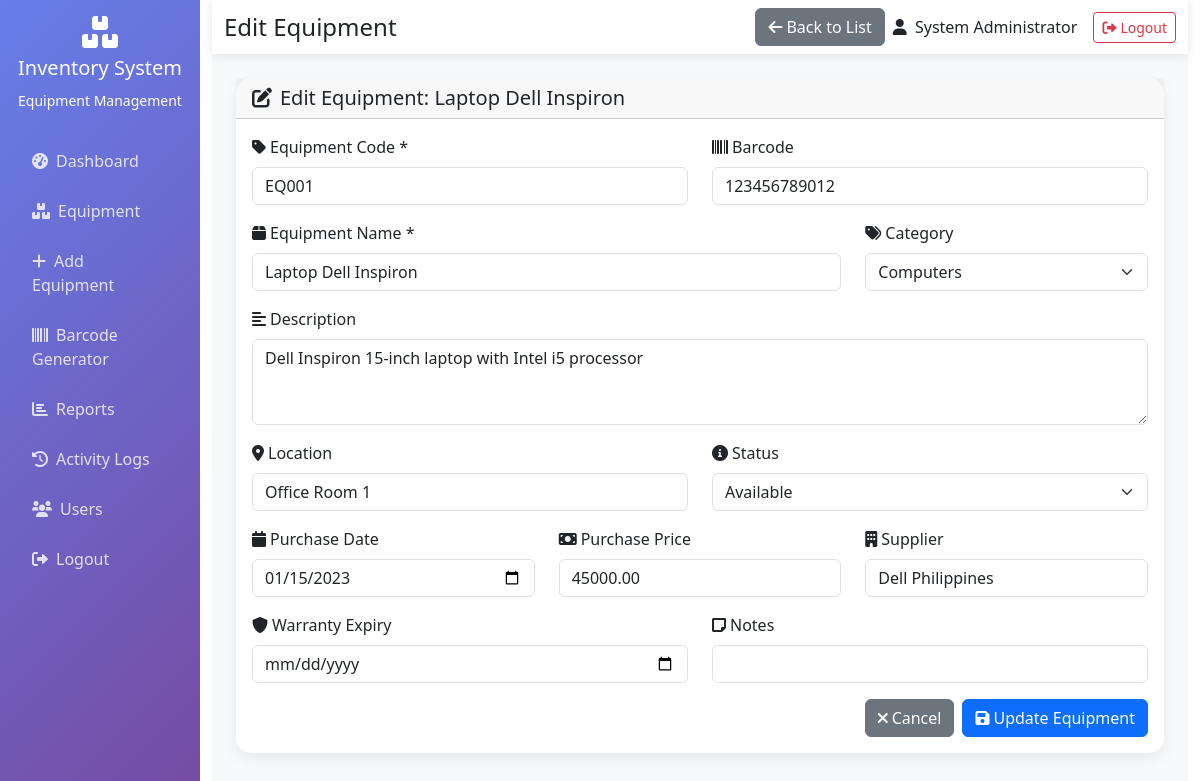
Screenshot of /edit_equipment.php?id=1 (signed in) with the database file from the repository.
### tables this page shows
CREATE TABLE equipment (
    id INT AUTO_INCREMENT PRIMARY KEY,
    equipment_code VARCHAR(50) NOT NULL UNIQUE,
    barcode VARCHAR(100) NOT NULL UNIQUE,
    name VARCHAR(200) NOT NULL,
    description TEXT,
    category VARCHAR(100),
    location VARCHAR(200),
    status ENUM('available', 'in_use', 'maintenance', 'damaged', 'lost') DEFAULT 'available',
    purchase_date DATE,
    purchase_price DECIMAL(10,2),
    supplier VARCHAR(200),
    warranty_expiry DATE,
    notes TEXT,
    created_at TIMESTAMP DEFAULT CURRENT_TIMESTAMP,
    updated_at TIMESTAMP DEFAULT CURRENT_TIMESTAMP ON UPDATE CURRENT_TIMESTAMP
);

### edit_equipment.php (the view, shortened to what this page needs)
<?php
$pdo = getDBConnection();
$equipment_id = $_GET['id'] ?? 0;
$stmt = $pdo->prepare("SELECT * FROM equipment WHERE id = ?");
$stmt->execute([$equipment_id]);
$equipment = $stmt->fetch();
?>
<!DOCTYPE html>
<html lang="en">
<head>
    <link href="https://cdn.jsdelivr.net/npm/bootstrap@5.3.0/dist/css/bootstrap.min.css" rel="stylesheet">
    <link href="https://cdnjs.cloudflare.com/ajax/libs/font-awesome/6.0.0/css/all.min.css" rel="stylesheet">
</head>
<body>
    <div class="container-fluid">
        <div class="row">
            <div class="col-md-3 col-lg-2 px-0">
                <div class="sidebar p-3">
                    <div class="text-center mb-4">
                        <i class="fas fa-boxes fa-2x mb-2"></i>
                        <h5>Inventory System</h5>
                        <small>Equipment Management</small>
                    </div>
                    <nav class="nav flex-column">
                        <a class="nav-link" href="dashboard.php">
                            <i class="fas fa-tachometer-alt me-2"></i>Dashboard
                        </a>
                        <a class="nav-link" href="equipment.php">
                            <i class="fas fa-boxes me-2"></i>Equipment
                        </a>
                        <a class="nav-link" href="add_equipment.php">
                            <i class="fas fa-plus me-2"></i>Add Equipment
                        </a>
                        <a class="nav-link" href="barcode_generator.php">
                            <i class="fas fa-barcode me-2"></i>Barcode Generator
                        </a>
                        <a class="nav-link" href="reports.php">
                            <i class="fas fa-chart-bar me-2"></i>Reports
                        </a>
                        <a class="nav-link" href="activity_logs.php">
                            <i class="fas fa-history me-2"></i>Activity Logs
                        </a>
                        <a class="nav-link" href="users.php">
                            <i class="fas fa-users me-2"></i>Users
                        </a>
                        <a class="nav-link" href="logout.php">
                            <i class="fas fa-sign-out-alt me-2"></i>Logout
                        </a>
                    </nav>
                </div>
            </div>
            <div class="col-md-9 col-lg-10">
                <div class="main-content">
                    <nav class="navbar navbar-expand-lg">
                        <div class="container-fluid">
                            <h4 class="mb-0">Edit Equipment</h4>
                            <div class="d-flex align-items-center">
                                <a href="equipment.php" class="btn btn-secondary me-2">
                                    <i class="fas fa-arrow-left me-1"></i>Back to List
                                </a>
                                <span class="me-3">
                                    <i class="fas fa-user me-1"></i>
                                    <?php echo htmlspecialchars($_SESSION['full_name']); ?>
                                </span>
                                <a href="logout.php" class="btn btn-outline-danger btn-sm">
                                    <i class="fas fa-sign-out-alt me-1"></i>Logout
                                </a>
                            </div>
                        </div>
                    </nav>
                    <div class="p-4">
                        <div class="card">
                            <div class="card-header">
                                <h5 class="mb-0">
                                    <i class="fas fa-edit me-2"></i>Edit Equipment: <?php echo htmlspecialchars($equipment['name']); ?>
                                </h5>
                            </div>
                            <div class="card-body">
                                <form method="POST" action="">
                                    <div class="row">
                                        <div class="col-md-6">
                                            <div class="mb-3">
                                                <label for="equipment_code" class="form-label">
                                                    <i class="fas fa-tag me-1"></i>Equipment Code *
                                                </label>
                                                <input type="text" class="form-control" id="equipment_code" name="equipment_code"
                                                       value="<?php echo htmlspecialchars($equipment['equipment_code']); ?>" required>
                                            </div>
                                        </div>
                                        <div class="col-md-6">
                                            <div class="mb-3">
                                                <label for="barcode" class="form-label">
                                                    <i class="fas fa-barcode me-1"></i>Barcode
                                                </label>
                                                <input type="text" class="form-control" id="barcode" name="barcode"
                                                       value="<?php echo htmlspecialchars($equipment['barcode']); ?>">
                                            </div>
                                        </div>
                                    </div>
                                    <div class="row">
                                        <div class="col-md-8">
                                            <div class="mb-3">
                                                <label for="name" class="form-label">
                                                    <i class="fas fa-box me-1"></i>Equipment Name *
                                                </label>
                                                <input type="text" class="form-control" id="name" name="name"
                                                       value="<?php echo htmlspecialchars($equipment['name']); ?>" required>
                                            </div>
                                        </div>
                                        <div class="col-md-4">
                                            <div class="mb-3">
                                                <label for="category" class="form-label">
                                                    <i class="fas fa-tags me-1"></i>Category
                                                </label>
                                                <select class="form-select" id="category" name="category">
                                                    <option value="Computers" <?php echo $equipment['category'] === 'Computers' ? 'selected' : ''; ?>>Computers</option>
                                                </select>
                                            </div>
                                        </div>
                                    </div>
                                    <div class="mb-3">
                                        <label for="description" class="form-label">
                                            <i class="fas fa-align-left me-1"></i>Description
                                        </label>
                                        <textarea class="form-control" id="description" name="description" rows="3"><?php echo htmlspecialchars($equipment['description']); ?></textarea>
                                    </div>
                                    <div class="row">
                                        <div class="col-md-6">
                                            <div class="mb-3">
                                                <label for="location" class="form-label">
                                                    <i class="fas fa-map-marker-alt me-1"></i>Location
                                                </label>
                                                <input type="text" class="form-control" id="location" name="location"
                                                       value="<?php echo htmlspecialchars($equipment['location']); ?>">
                                            </div>
                                        </div>
                                        <div class="col-md-6">
                                            <div class="mb-3">
                                                <label for="status" class="form-label">
                                                    <i class="fas fa-info-circle me-1"></i>Status
                                                </label>
                                                <select class="form-select" id="status" name="status">
                                                    <option value="available" <?php echo $equipment['status'] === 'available' ? 'selected' : ''; ?>>Available</option>
                                                </select>
                                            </div>
                                        </div>
                                    </div>
                                    <div class="row">
                                        <div class="col-md-4">
                                            <div class="mb-3">
                                                <label for="purchase_date" class="form-label">
                                                    <i class="fas fa-calendar me-1"></i>Purchase Date
                                                </label>
                                                <input type="date" class="form-control" id="purchase_date" name="purchase_date"
                                                       value="<?php echo htmlspecialchars($equipment['purchase_date']); ?>">
                                            </div>
                                        </div>
                                        <div class="col-md-4">
                                            <div class="mb-3">
                                                <label for="purchase_price" class="form-label">
                                                    <i class="fas fa-money-bill me-1"></i>Purchase Price
                                                </label>
                                                <input type="number" step="0.01" class="form-control" id="purchase_price" name="purchase_price"
                                                       value="<?php echo htmlspecialchars($equipment['purchase_price']); ?>">
                                            </div>
                                        </div>
                                        <div class="col-md-4">
                                            <div class="mb-3">
                                                <label for="supplier" class="form-label">
                                                    <i class="fas fa-building me-1"></i>Supplier
                                                </label>
                                                <input type="text" class="form-control" id="supplier" name="supplier"
                                                       value="<?php echo htmlspecialchars($equipment['supplier']); ?>">
                                            </div>
                                        </div>
                                    </div>
                                    <div class="row">
                                        <div class="col-md-6">
                                            <div class="mb-3">
                                                <label for="warranty_expiry" class="form-label">
                                                    <i class="fas fa-shield-alt me-1"></i>Warranty Expiry
                                                </label>
                                                <input type="date" class="form-control" id="warranty_expiry" name="warranty_expiry"
                                                       value="<?php echo htmlspecialchars($equipment['warranty_expiry']); ?>">
                                            </div>
                                        </div>
                                        <div class="col-md-6">
                                            <div class="mb-3">
                                                <label for="notes" class="form-label">
                                                    <i class="fas fa-sticky-note me-1"></i>Notes
                                                </label>
                                                <input type="text" class="form-control" id="notes" name="notes"
                                                       value="<?php echo htmlspecialchars($equipment['notes']); ?>">
                                            </div>
                                        </div>
                                    </div>
                                    <div class="d-flex justify-content-end">
                                        <a href="equipment.php" class="btn btn-secondary me-2">
                                            <i class="fas fa-times me-1"></i>Cancel
                                        </a>
                                        <button type="submit" class="btn btn-primary">
                                            <i class="fas fa-save me-1"></i>Update Equipment
                                        </button>
                                    </div>
                                </form>
                            </div>
                        </div>
                    </div>
                </div>
            </div>
        </div>
    </div>
</body>
</html>

### edit_equipment.php (style rules this page uses)
.sidebar { background: linear-gradient(135deg, #667eea 0%, #764ba2 100%); min-height: 100vh; color: white; }
.sidebar .nav-link { color: rgba(255, 255, 255, 0.8); border-radius: 10px; margin: 5px 0; transition: all 0.3s ease; }
.main-content { background: #f8f9fa; min-height: 100vh; }
.card { border: none; border-radius: 15px; box-shadow: 0 5px 15px rgba(0, 0, 0, 0.08); }
.navbar { background: white; box-shadow: 0 2px 10px rgba(0, 0, 0, 0.1); }

### rows the page displays
equipment: name "Laptop Dell Inspiron", equipment_code "EQ001", barcode "123456789012", category "Computers", description "Dell Inspiron 15-inch laptop with Intel i5 processor", location "Office Room 1", status "Available", purchase_date "01/15/2023", purchase_price "45000.00", supplier "Dell Philippines"

### other values shown
$_SESSION['full_name'] "System Administrator"
